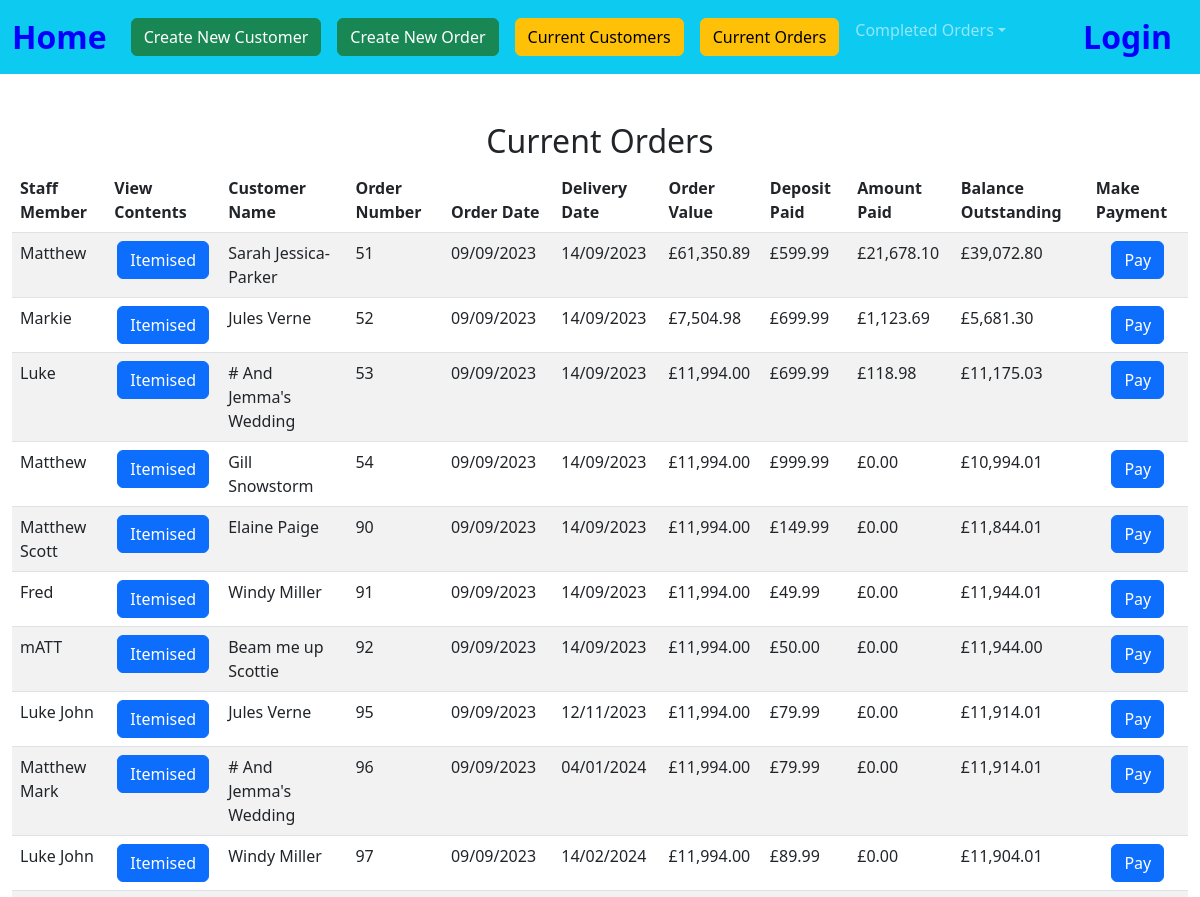
The app's page /open_orders (upper part), older data.
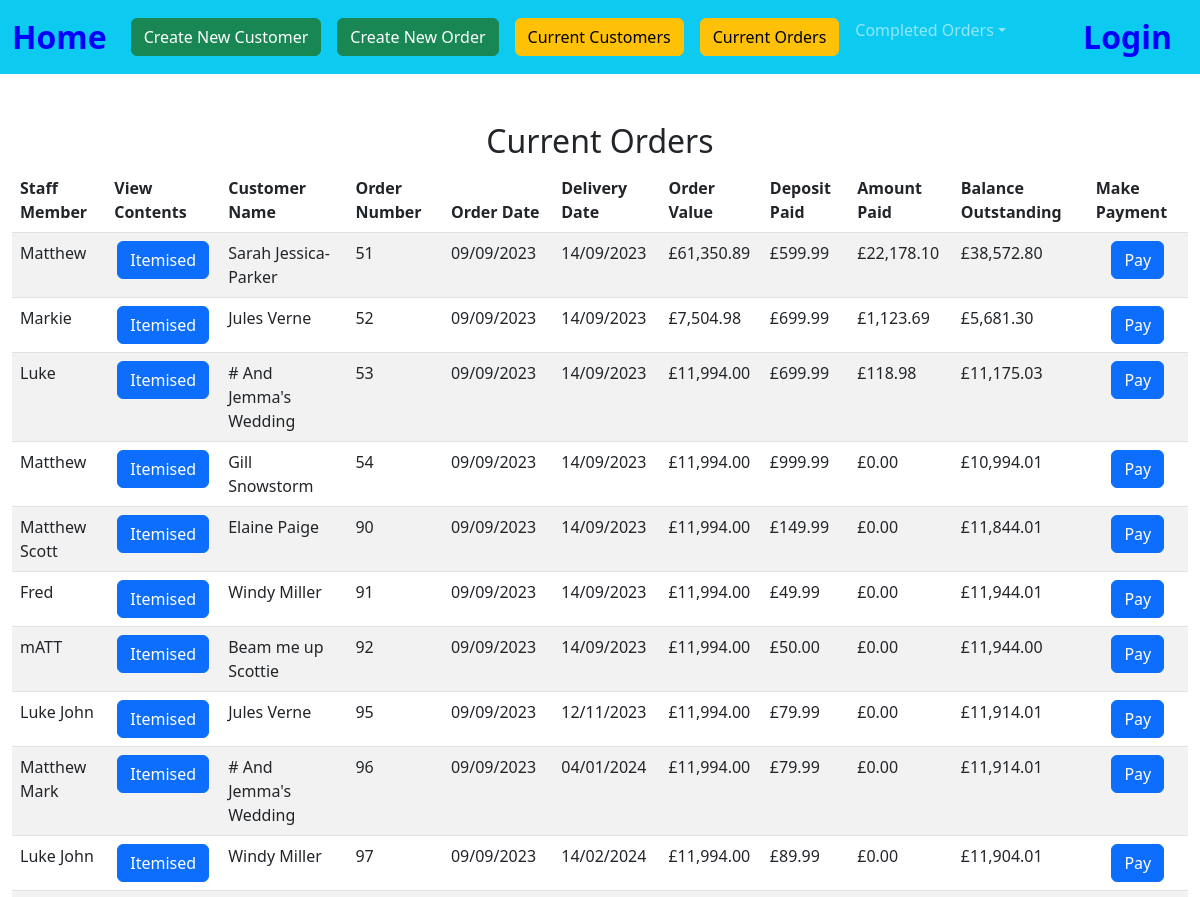
The same page, newer data.
### tables this page shows
CREATE TABLE orders(order_id INTEGER PRIMARY KEY AUTOINCREMENT NOT NULL,  cust_id INTEGER, order_no INTEGER, item_id INTEGER, staff_member TEXT, order_date DATETIME, completion TEXT, delivery_date DATETIME, colour_finish TEXT, extra_details TEXT, selling_price DECIMAL, del_col_take TEXT , quantity INTEGER, balance DECIMAL, deposit DECIMAL, amount_paid DECIMAL);

### app.py (the view)
@app.route("/open_orders", methods=["GET", "POST"])
def open_orders():
    if request.method == "POST":
        order_no = request.form.get("order_no")
        current = db.execute("SELECT * FROM orders WHERE order_id = (?);", order_no)
        for row in current:
            customer_id = row["cust_id"]
            staff_member = row["staff_member"]
            order_date = row["order_date"]
            item_id = row["item_id"]
        db.execute("INSERT INTO current_order(cust_id, staff_member, order_date, item_id, order_number) VALUES (?, ?, ?, ?, ?);", customer_id,  staff_member, order_date, item_id, order_no)
        return render_template("stock_list.html", order_no = order_no)
    else:
        order_no = request.form.get("order_no")
        totals=db.execute("select order_number, SUM(amount_paid) AS tot_paid FROM payments group by order_number;")
        for row in totals:
            order_numb = (row["order_number"])
            total = (row["tot_paid"])
            balance = (row["tot_paid"])
            db.execute("UPDATE current_order SET amount_paid = (?) WHERE order_number = (?);", total, order_numb)
        ord_detail = db.execute("select current_order.order_number, current_order.amount_paid, orders.staff_member, orders.cust_id, first_name, last_name, order_id,orders.order_date, orders.deposit, completion, orders.delivery_date, balance, total_cost from orders JOIN customers on orders.cust_id = customers.id JOIN current_order ON current_order.order_number = orders.order_id GROUP BY order_id;")
        for row in ord_detail:
            order_id = (row["order_id"])
            amount_paid = (row["amount_paid"])
            total_cost = (row["total_cost"])
            deposit = (row["deposit"])
            balance = total_cost - deposit- amount_paid
            db.execute("UPDATE orders SET balance = (?) WHERE order_id = (?);", balance, order_id)
        finals = db.execute("select current_order.order_number, current_order.amount_paid, orders.staff_member, orders.cust_id, balance, first_name, last_name, order_id,orders.order_date, orders.deposit, completion, orders.delivery_date, balance, total_cost from orders JOIN customers on orders.cust_id = customers.id JOIN current_order ON current_order.order_number = orders.order_id GROUP BY order_id;")
        return render_template("open_orders.html", ord_detail = finals)

### app.py (called while the page is built)
@app.after_request
def after_request(response):
    response.headers["Cache-Control"] = "no-cache, no-store, must-revalidate"
    response.headers["Expires"] = 0
    response.headers["Pragma"] = "no-cache"
    return response

### extras.py (called while the page is built)
def GBP(value):
    return f"£{value:,.2f}"

### templates/open_orders.html (shortened to what this page needs)
{% extends "layout.html" %}
{% block main %}
<div class="section">
    <h2>Current Orders</h2>
    <table class="table table-striped">
        <thead>
            <tr>
                <th class="text-start">Staff Member</th>
                <th class="text-start">View Contents</th>
                <th class="text-start">Customer Name</th>
                <th class="text-start">Order Number</th>
                <th class="text-start">Order Date</th>
                <th class="text-start">Delivery Date</th>
                <th class="text-start">Order Value</th>
                <th class="text-start">Deposit Paid</th>
                <th class="text-start"> Amount Paid</th>
                <th class="text-start">Balance Outstanding</th>
                <th class="text-start"> Make Payment</th>
            </tr>
    </thead>
        <tbody>
            {% for row in ord_detail %}
            <tr>
                <td class="text-start">{{ row["staff_member"] }}</td>
                <form action="/show_content" method="POST">
                    <td><input type="hidden" name="order_no" VALUE="{{ row['order_id'] }}"><button class="btn btn-primary" type="submit">Itemised</button></td>
                </form>
                <td class="text-start">{{ row["first_name"] }} {{ row["last_name"] }}</td>
                <td class="text-start">{{ row["order_id"] }}</td>
                <td class="text-start">{{ row["order_date"] }}</td>
                <td class="text-start">{{ row["delivery_date"] }}</td>
                <td class="text-start">{{ row["total_cost"] |GBP }}</td>
                <td class="text-start">{{ row["deposit"] |GBP }}</td>
                <td class="text-start">{{ row["amount_paid"] |GBP }}</td>
                <td class="text-start">{{ (row["total_cost"] - row["deposit"] - row["amount_paid"]) |GBP}}</td>
                <form action="/pay" method="POST">
                    <td><input type="hidden" name="order_no" VALUE="{{ row['order_id'] }}"><button class="btn btn-primary" type="submit">Pay</button></td>
                </form>
                </tr>
            {% endfor %}
        </tbody>
    </table>
</div>
{% endblock %}

### templates/layout.html (shortened to what this page needs)
<!doctype html>
<html lang="en">
  <head>
    <link href="https://cdn.jsdelivr.net/npm/bootstrap@5.3.0/dist/css/bootstrap.min.css" rel="stylesheet">
    <link href="/static/styles.css" rel="stylesheet">
  </head>
  <body>
        <nav class="navbar navbar-expand-lg bg-info navbar-dark">
        <div class="container-fluid">
          <a class="navbar-brand" href="/home">Home</a>
            <div class="collapse navbar-collapse" id="navbarSupportedContent">
                <ul class="navbar-nav me-auto mb-2 mb-lg-0">
                  <li class="nav-item">
                    <li class="nav-link"><a button type="button" class="btn btn-success" href="/new_customer">Create New Customer</a></li>
                    <li class="nav-link"><a button type="button" class="btn btn-success" href="/choose_customer">Create New Order</a></li>
                </li>
                <li class="nav-item">
                  <li class="nav-link"><a button type="button" class="btn btn-warning" href="/list_of_customers">Current Customers</a></li>
                  <li class="nav-link"><a button type="button" class="btn btn-warning" href="/open_orders">Current Orders</a>
                </li>
                <li class="nav-item dropdown">
                    <a class="nav-link dropdown-toggle" href="#" role="button" data-bs-toggle="dropdown" aria-expanded="false">Completed Orders</a>
                </li>
                </ul>
            </div>
            <a class="navbar-brand" href="/">Login</a>
            </div>
        </nav>
      <main class="container-fluid py-5 text-center">
        {% block main %}{% endblock %}
      </main>
  </body>

### static/styles.css (style rules this page uses)
nav .navbar-brand { font-size: xx-large; color: #0000ff; font-weight: bold; }

Row changes from the older to the newer data that the page shows:
changed orders id 51: amount_paid|GBP "£21,678.10" → "£22,178.10"; deposit "£39,072.80" → "£38,572.80"
